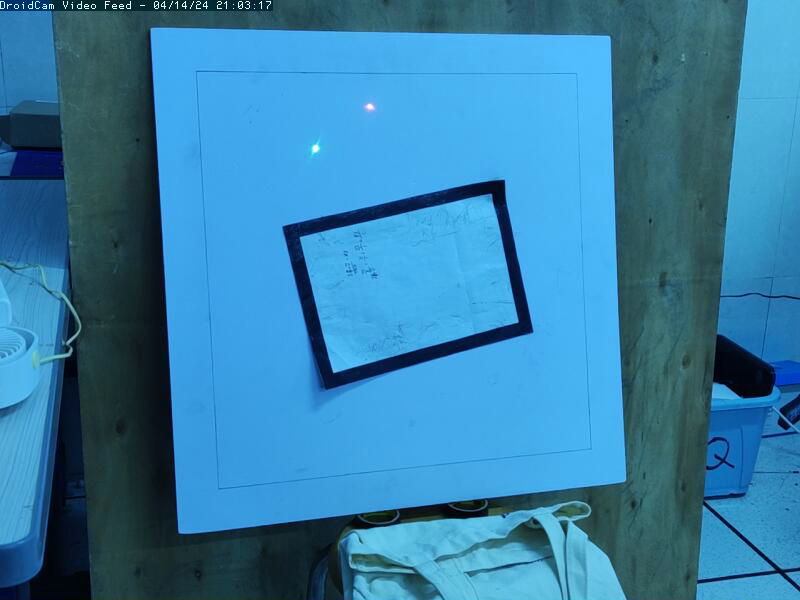
#> input picture img/rg.png, 800 x 600 px
$ python cam8.py
#> lines starting #> are read from the running program, lines starting #| are printed output that depends on the picture; after the words box and inside, x2 and y2 are one past the last pixel; in counts of white or black regions, pixels touching at a corner belong together
import cv2
import numpy as np

from typing import List

def calculate_intersection(vertices):
    """
    计算四边形对角线的交点。

    参数:
    vertices: 一个包含四个顶点坐标的列表，每个顶点是一个二元组(x, y)。

    返回值:
    如果存在交点，返回交点的坐标(x, y)；如果不存在交点，返回None。
    """
    x1, y1 = vertices[0]
    x2, y2 = vertices[2]
    x3, y3 = vertices[1]
    x4, y4 = vertices[3]

    dx1, dy1 = x2 - x1, y2 - y1
    dx2, dy2 = x4 - x3, y4 - y3

    det = dx1 * dy2 - dx2 * dy1

    if det == 0 or (dx1 == 0 and dx2 == 0) or (dy1 == 0 and dy2 == 0):
        return None

    dx3, dy3 = x1 - x3, y1 - y3
    det1 = dx1 * dy3 - dx3 * dy1
    det2 = dx2 * dy3 - dx3 * dy2

    if det1 == 0 or det2 == 0:
        return None

    s = det1 / det
    t = det2 / det

    if 0 <= s <= 1 and 0 <= t <= 1:
        intersection_x = x1 + dx1 * t
        intersection_y = y1 + dy1 * t
        return int(intersection_x), int(intersection_y)
    else:
        return None


def shrink_rectangle(vertices, center_x, center_y, multiple):
    """
    已知四边形四个顶点坐标和中心点坐标，计算缩小 multiple 倍后的四边形坐标
    """
    new_vertices = []

    for vertex in vertices:
        new_x = int(center_x + (vertex[0] - center_x) * multiple)
        new_y = int(center_y + (vertex[1] - center_y) * multiple)
        new_vertices.append([new_x, new_y])

    return np.array(new_vertices, dtype=np.int32)


# [7 lines left out: function pre_cut, not called in this run]
def preprocess_image(img):

    """
    对输入图像进行预处理，包括灰度转换、高斯模糊、Canny边缘检测，并返回其中的轮廓信息。
    """
    gray = cv2.cvtColor(img, cv2.COLOR_BGR2GRAY)  # 转换为灰度图像

    blur = cv2.GaussianBlur(gray, (1, 1), 0)  # 高斯滤波去噪

    # [10 lines of commented-out code are left out]
    edges = cv2.Canny(blur, 50, 200)

    contours, _ = cv2.findContours(edges, cv2.RETR_TREE, cv2.CHAIN_APPROX_SIMPLE)  # 查找轮廓
    return contours


def find_max_perimeter_contour(contours, max_allowed_perimeter, min_allowed_perimeter):
    # 输入参数校验
    if not contours or max_allowed_perimeter <= 0:
        raise ValueError("输入的轮廓列表不能为空，且最大允许周长必须为正数。")

    # 初始化最大周长及对应轮廓变量，以及标志位表示是否找到符合条件的轮廓
    max_perimeter = 0
    vertices = None

    # 遍历轮廓列表
    for cnt in contours:
        # 将当前轮廓近似为四边形
        approx = cv2.approxPolyDP(cnt, 0.09 * cv2.arcLength(cnt, True), True)

        # 确保转换后的形状为四边形
        if len(approx) == 4:
            # 计算四边形周长
            perimeter = cv2.arcLength(approx, True)
            perimeter_allowed = (perimeter <= max_allowed_perimeter) and (perimeter >= min_allowed_perimeter)

            if perimeter_allowed and perimeter > max_perimeter:
                # 计算四边形角度
                cosines = []
                for i in range(4):
                    p0 = approx[i][0]
                    p1 = approx[(i + 1) % 4][0]
                    p2 = approx[(i + 2) % 4][0]
                    v1 = p0 - p1
                    v2 = p2 - p1
                    cosine_angle = np.dot(v1, v2) / (np.linalg.norm(v1) * np.linalg.norm(v2))
                    angle = np.arccos(cosine_angle) * 180 / np.pi
                    cosines.append(angle)

                # 若当前轮廓周长在允许范围内、大于当前最大周长且角度大于等于75度
                if all(angle >= 45 for angle in cosines):
                    max_perimeter = perimeter
                    vertices = approx.reshape(4, 2)

    # 检查是否找到符合条件的轮廓
    if vertices is None:
        # 返回空列表代替None，或可选择抛出异常
        return None
    else:
        return vertices

# [58 lines left out: functions roi_cut, find_point, draw_point, not called in this run]


def draw_contour_and_vertices(img: cv2.Mat, vertices: List[List[int]], scale: float) -> cv2.Mat:
    """
    在图像上绘制四边形的轮廓、顶点、对角线、交点，并等比缩小重新绘制。

    :param img: 输入的OpenCV图像
    :param vertices: 四边形的顶点列表，格式为[[x1, y1], [x2, y2], [x3, y3], [x4, y4]]
    :param scale: 缩小比例
    :return: 绘制后的图像
    """

    try:
        if vertices is not None:
            # 将四边形顶点列表转换为适合drawContours()的格式
            contour = np.array([vertices], dtype=np.int32)  # 创建一个二维numpy数组，形状为(1, N, 2)，其中N为顶点数
            cv2.drawContours(img, [contour], 0, (255, 0, 0), 2)  # 绘制四边形的边框
        else:
            print("顶点无效或缺失,跳过轮廓绘制。")

        for i, vertex in enumerate(vertices):  # 绘制每个角点和坐标
            cv2.circle(img, (vertex[0], vertex[1]), 5, (0, 0, 255), -1)
            cv2.putText(
                img,
                f"({vertex[0]}, {vertex[1]})",
                (vertex[0] + 5, vertex[1] - 5),
                cv2.FONT_HERSHEY_SIMPLEX,
                0.5, (0, 0, 255), 1, cv2.LINE_AA,
            )

        cv2.line(  # 绘制对角线
            img,
            (vertices[0][0], vertices[0][1]),
            (vertices[2][0], vertices[2][1]),
            (0, 255, 0), 1,
        )
        cv2.line(
            img,
            (vertices[1][0], vertices[1][1]),
            (vertices[3][0], vertices[3][1]),
            (0, 255, 0), 1,
        )

        intersection = calculate_intersection(vertices)  # 计算两个对角线的交点

        # 绘制交点和坐标
        if intersection is not None:
            cv2.circle(
                img, (int(intersection[0]), int(intersection[1])), 5, (0, 0, 255), -1
            )
            cv2.putText(
                img,
                f"({int(intersection[0])}, {int(intersection[1])})",
                (int(intersection[0]) + 5, int(intersection[1]) - 5),
                cv2.FONT_HERSHEY_SIMPLEX,
                0.5, (0, 0, 255), 1, cv2.LINE_AA,
            )

            # 绘制等比缩小后的图像
            new_vertices = shrink_rectangle(
                vertices, intersection[0], intersection[1], scale
            )
            cv2.drawContours(img, [new_vertices], 0, (255, 0, 0), 2)  # 绘制四边形的边框

            for vertex in new_vertices:
                cv2.circle(img, vertex, 5, (0, 0, 255), -1)
                cv2.putText(
                    img,
                    f"({int(vertex[0])}, {int(vertex[1])})",
                    (vertex[0] + 5, vertex[1] - 5),
                    cv2.FONT_HERSHEY_SIMPLEX,
                    0.5, (0, 0, 255), 1, cv2.LINE_AA,
                )

    except Exception as e:
        print(f"绘制过程中发生错误: {e}")

    return img

img = None

if __name__ == "__main__":
    print("开始")
    #img = cv2.imread("img/rg.jpg")

    img = cv2.imread("img/rg.png")
#> img is the input picture: shape (600, 800, 3); mean B, G, R 166.8, 125.9, 53.1
    contours = preprocess_image(img)
#> in preprocess_image, `gray = cv2.cvtColor(img, cv2.COLOR_BGR2GRAY)`:
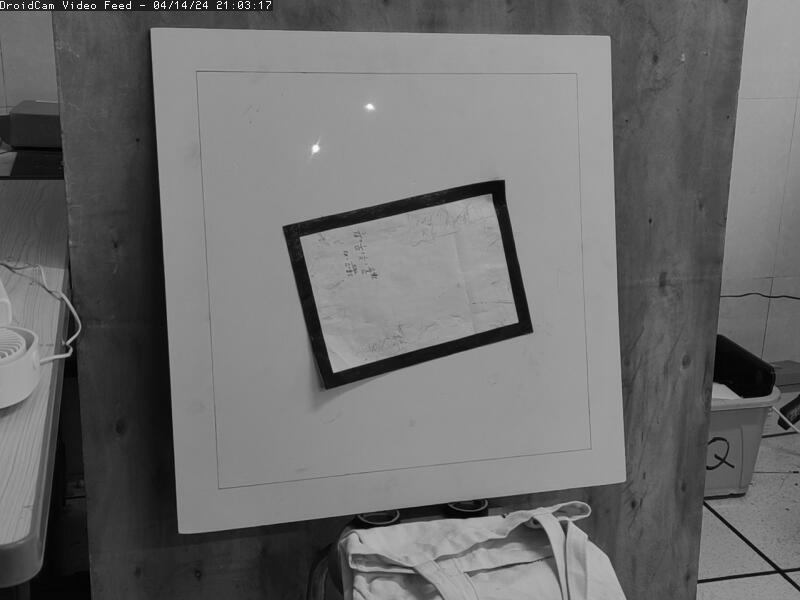
#> gray: shape (600, 800); min 1, max 253, mean 108.7
#> in preprocess_image, `edges = cv2.Canny(blur, 50, 200)`:
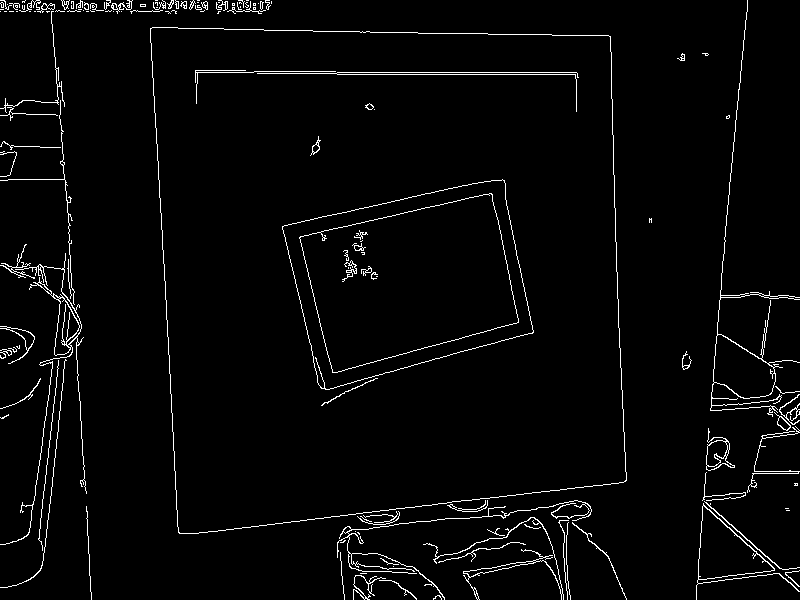
#> edges: shape (600, 800); 2.8% white in thin lines or dots
#> in preprocess_image, `contours, _ = cv2.findContours(edges, cv2.RETR_TREE, cv2.CHAIN_APPROX_..`: contours = 236 contours, 184 with area under 20; largest, box (x1, y1, x2, y2) and area: (150, 27, 627, 534) 216220, (150, 27, 627, 534) 216216, (282, 179, 534, 390) 36338, (282, 179, 534, 390) 36329, (299, 193, 519, 373) 26588

    if contours is not None:
        vertices = find_max_perimeter_contour(contours, 10090*4, 200*4)
#> the loop in find_max_perimeter_contour, `for cnt in contours:` made 236 passes
#> (perimeter, perimeter_allowed, max_perimeter, vertices) on pass 86: (1860.3, True, 1860.3, [[150, 28], [179, 533], [626, 480], [610, 36]])
#> after the loop in find_max_perimeter_contour, `for cnt in contours:`: cosines = [86.52, 94.7, 93.06, 85.72]; max_perimeter = 1860.3
#> vertices = [[150, 28], [179, 533], [626, 480], [610, 36]]
        img = draw_contour_and_vertices(img, vertices, (276 / 297)) # (0.5/0.6)
#> in draw_contour_and_vertices, `cv2.drawContours(img, [contour], 0, (255, 0, 0), 2)`:
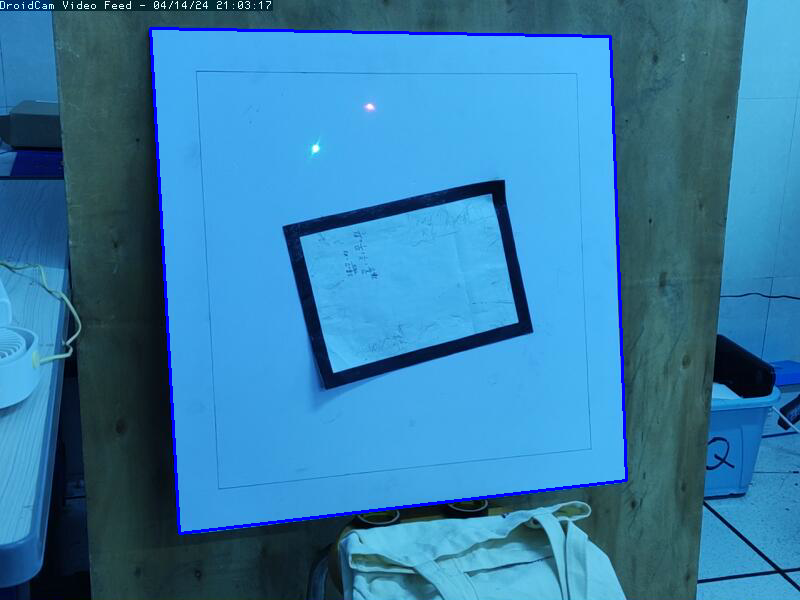
#> img: shape (600, 800, 3); 1.16% of pixels changed, all inside (x1, y1, x2, y2) = (149, 27, 628, 535)
#> the loop in draw_contour_and_vertices, `for i, vertex in enumerate(vertices):` made 4 passes
#> after the loop in draw_contour_and_vertices, `for i, vertex in enumerate(vertices):`:
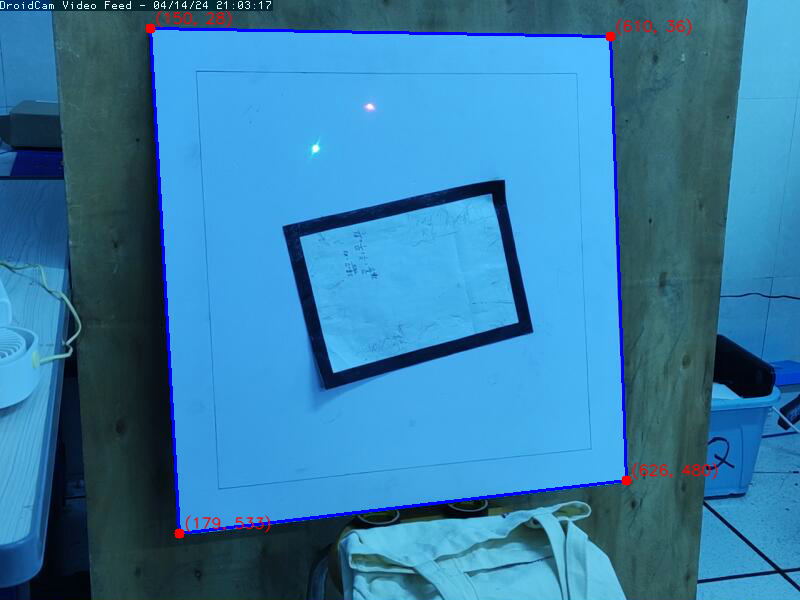
#> img: shape (600, 800, 3); 0.52% of pixels changed, all inside (x1, y1, x2, y2) = (145, 10, 718, 539)
#> in calculate_intersection, `x1, y1 = vertices[0]`: x1 = 150; y1 = 28
#> in calculate_intersection, `x2, y2 = vertices[2]`: x2 = 626; y2 = 480
#> in calculate_intersection, `x3, y3 = vertices[1]`: x3 = 179; y3 = 533
#> in calculate_intersection, `x4, y4 = vertices[3]`: x4 = 610; y4 = 36
#> in calculate_intersection, `dx1, dy1 = x2 - x1, y2 - y1`: dx1 = 476; dy1 = 452
#> in calculate_intersection, `dx2, dy2 = x4 - x3, y4 - y3`: dx2 = 431; dy2 = -497
#> in calculate_intersection, `det = dx1 * dy2 - dx2 * dy1`: det = -431384
#> in calculate_intersection, `dx3, dy3 = x1 - x3, y1 - y3`: dx3 = -29; dy3 = -505
#> in calculate_intersection, `det1 = dx1 * dy3 - dx3 * dy1`: det1 = -227272
#> in calculate_intersection, `det2 = dx2 * dy3 - dx3 * dy2`: det2 = -232068
#> in calculate_intersection, `s = det1 / det`: s = 0.527
#> in calculate_intersection, `t = det2 / det`: t = 0.538
#> in calculate_intersection, `intersection_x = x1 + dx1 * t`: intersection_x = 406.1
#> in calculate_intersection, `intersection_y = y1 + dy1 * t`: intersection_y = 271.2
#> in draw_contour_and_vertices, `intersection = calculate_intersection(vertices)`: intersection = (406, 271)
#> the loop in shrink_rectangle, `for vertex in vertices:` made 4 passes
#> (vertex, new_x, new_y) on passes 1 to 4: ([150, 28], 168, 45), ([179, 533], 195, 514), ([626, 480], 610, 465), ([610, 36], 595, 52)
#> after the loop in shrink_rectangle, `for vertex in vertices:`: new_vertices = [[168, 45], [195, 514], [610, 465], [595, 52]]
#> in draw_contour_and_vertices, `cv2.drawContours(img, [new_vertices], 0, (255, 0, 0), 2)`:
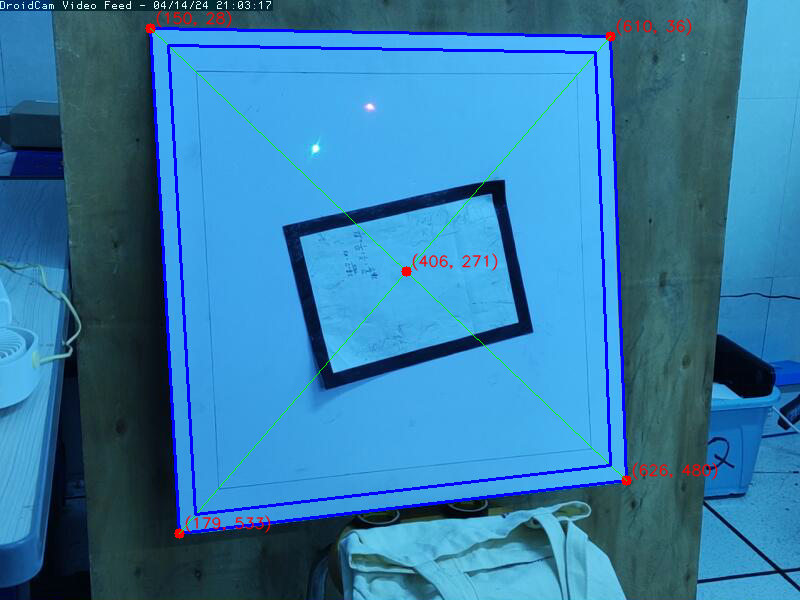
#> img: shape (600, 800, 3); mean B, G, R 167, 122.4, 52.3
#> the loop in draw_contour_and_vertices, `for vertex in new_vertices:` made 4 passes
#> after the loop in draw_contour_and_vertices, `for vertex in new_vertices:`:
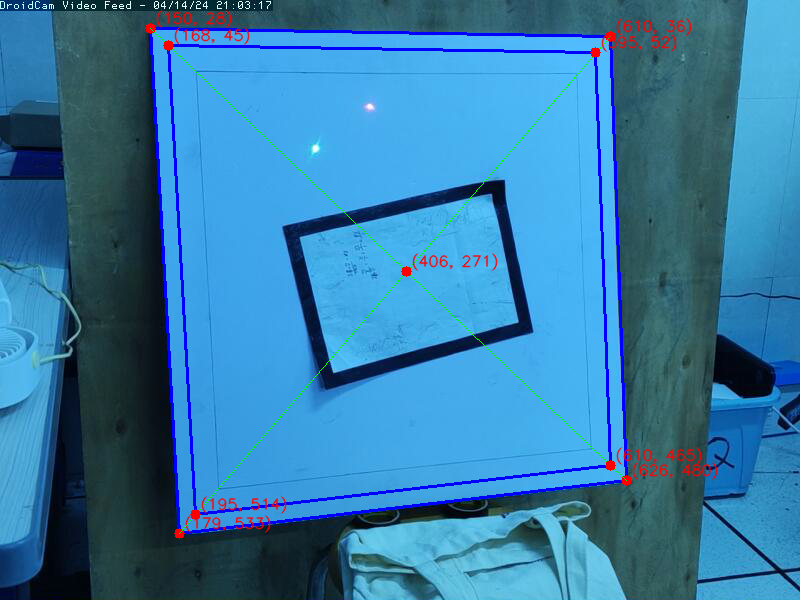
#> img: shape (600, 800, 3); 0.52% of pixels changed, all inside (x1, y1, x2, y2) = (163, 27, 702, 520)

    if vertices is not None:
        print(f"四个顶点坐标: {vertices}")
#| 四个顶点坐标: [[150  28]
#|  [179 533]
#|  [626 480]
#|  [610  36]]

    # 显示的图像
    cv2.imshow("final", img)
    cv2.imwrite("../out/x-out.jpg", img)
    cv2.waitKey(0)
    cv2.destroyAllWindows()

$ run again, with img/i.png copied over img/rg.png
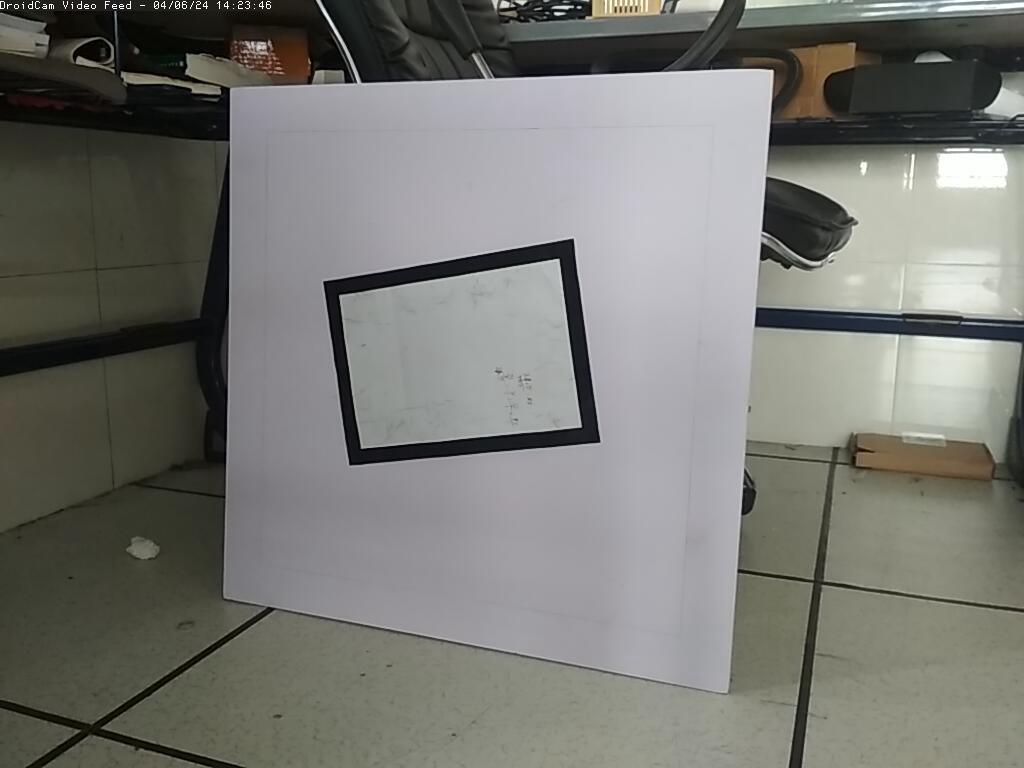
#> input picture img/i.png, 1024 x 768 px
#> img is the input picture: shape (768, 1024, 3); mean B, G, R 114.7, 119.8, 119.5
#> in preprocess_image, `edges = cv2.Canny(blur, 50, 200)`:
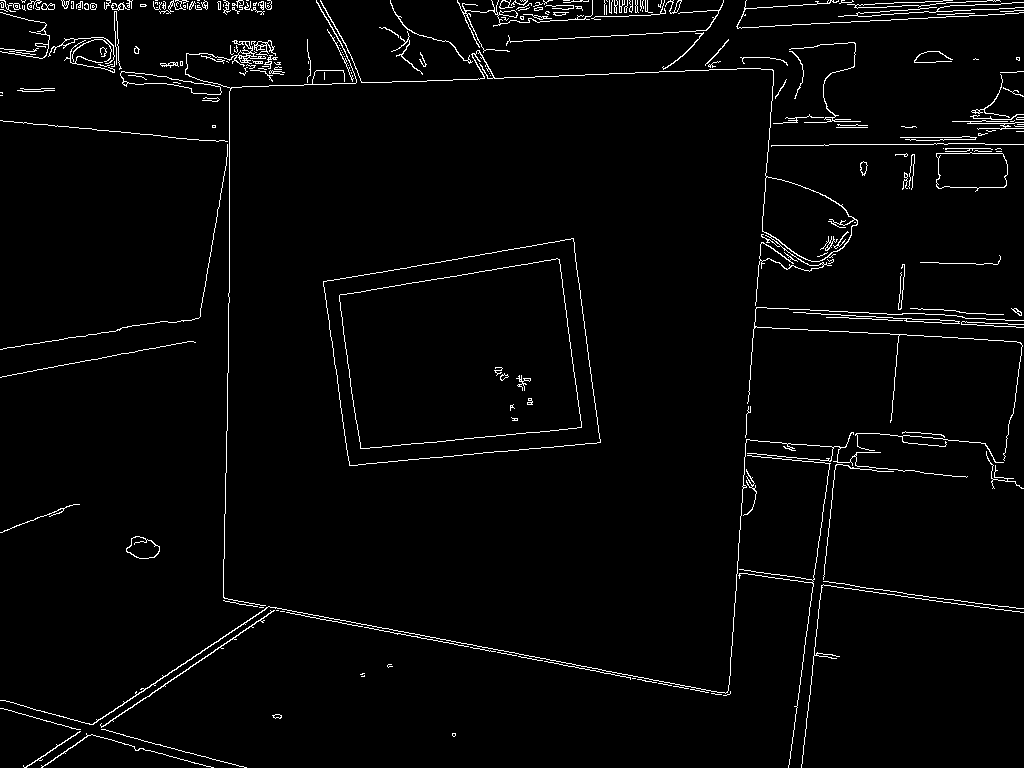
#> edges: shape (768, 1024); 2.6% white in thin lines or dots
#> in preprocess_image, `contours, _ = cv2.findContours(edges, cv2.RETR_TREE, cv2.CHAIN_APPROX_..`: contours = 373 contours, 308 with area under 20; largest, box (x1, y1, x2, y2) and area: (323, 238, 601, 466) 49316, (323, 238, 601, 466) 49314, (339, 258, 582, 449) 36285, (339, 258, 582, 449) 36284, (320, 0, 858, 306) 5386
#> the loop in find_max_perimeter_contour, `for cnt in contours:` made 373 passes
#> (perimeter, perimeter_allowed, max_perimeter, vertices) on pass 59: (897.3, True, 897.3, [[573, 238], [323, 281], [349, 465], [600, 442]])
#> after the loop in find_max_perimeter_contour, `for cnt in contours:`: cosines = [91.72, 92.81, 87.7, 87.78]; max_perimeter = 897.3
#> `vertices = find_max_perimeter_contour(contours, 10090*4, 200*4)`: vertices = [[573, 238], [323, 281], [349, 465], [600, 442]]
#> the loop in draw_contour_and_vertices, `for i, vertex in enumerate(vertices):` made 4 passes
#> x1 = 573; y1 = 238
#> x2 = 349; y2 = 465
#> x3 = 323; y3 = 281
#> x4 = 600; y4 = 442
#> dx1 = -224; dy1 = 227
#> dx2 = 277; dy2 = 161
#> det = -98943
#> dx3 = 250; dy3 = -43
#> det1 = -47118
#> det2 = -52161
#> s = 0.476
#> t = 0.527
#> intersection_x = 454.9
#> intersection_y = 357.7
#> intersection = (454, 357)
#> the loop in shrink_rectangle, `for vertex in vertices:` made 4 passes
#> (vertex, new_x, new_y) on passes 1 to 4: ([573, 238], 564, 246), ([323, 281], 332, 286), ([349, 465], 356, 457), ([600, 442], 589, 435)
#> after the loop in shrink_rectangle, `for vertex in vertices:`: new_vertices = [[564, 246], [332, 286], [356, 457], [589, 435]]
#> the loop in draw_contour_and_vertices, `for vertex in new_vertices:` made 4 passes
#> after the loop in draw_contour_and_vertices, `for vertex in new_vertices:`:
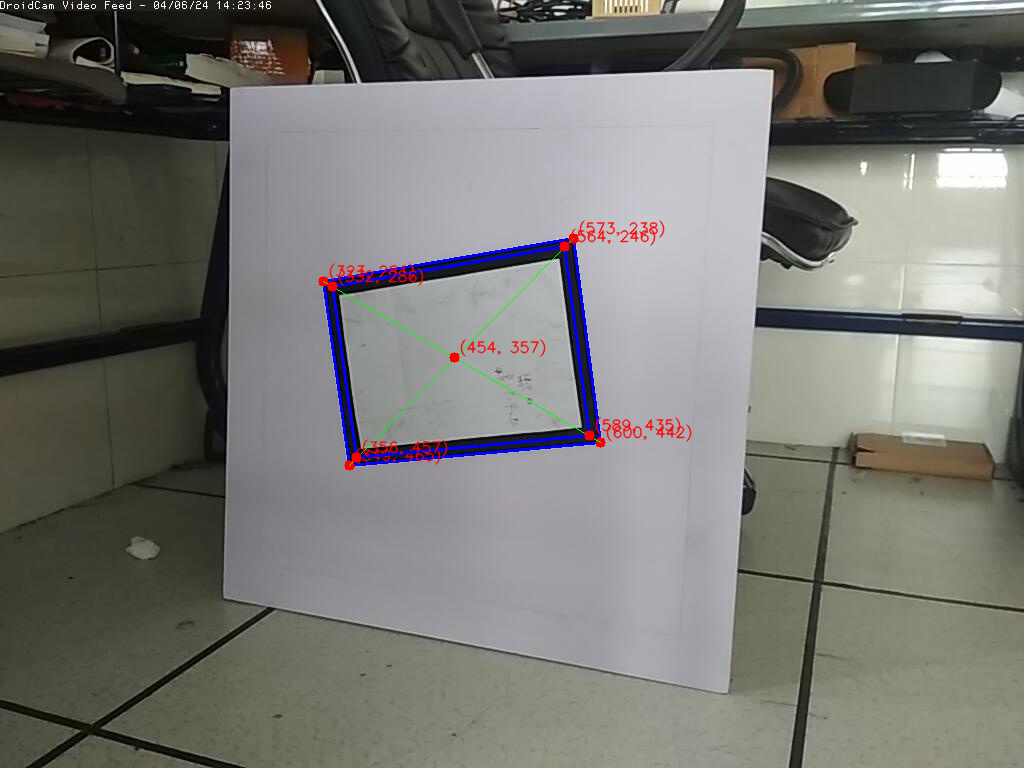
#> img: shape (768, 1024, 3); mean B, G, R 115.2, 119, 119.5
#| 四个顶点坐标: [[573 238]
#|  [323 281]
#|  [349 465]
#|  [600 442]]
